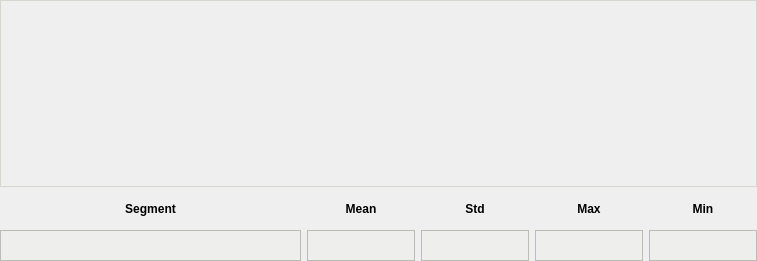
                     <widget class="QWidget" name="dvh_graph_interact_widget" native="true">
                      <layout class="QVBoxLayout" name="comp_graph_interact_widget_meta_layout_2">
                       <property name="leftMargin">
                        <number>0</number>
                       </property>
                       <property name="topMargin">
                        <number>0</number>
                       </property>
                       <property name="rightMargin">
                        <number>0</number>
                       </property>
                       <property name="bottomMargin">
                        <number>0</number>
                       </property>
                       <item>
                        <layout class="QVBoxLayout" name="dvh_graph_interact_widget_layout">
                         <item>
                          <widget class="QWidget" name="dvh_graph_plot_widget" native="true">
                           <property name="minimumSize">
                            <size>
                             <width>0</width>
                             <height>187</height>
                            </size>
                           </property>
                           <property name="styleSheet">
                            <string notr="true">border: 1px solid;
border-color: rgb(211, 215, 207);</string>
                           </property>
                           <layout class="QVBoxLayout" name="comp_graph_plot_widget_meta_layout_2">
                            <property name="spacing">
                             <number>0</number>
                            </property>
                            <property name="leftMargin">
                             <number>0</number>
                            </property>
                            <property name="topMargin">
                             <number>0</number>
                            </property>
                            <property name="rightMargin">
                             <number>0</number>
                            </property>
                            <property name="bottomMargin">
                             <number>0</number>
                            </property>
                            <item>
                             <layout class="QVBoxLayout" name="dvh_graph_plot_widget_layout">
                              <property name="spacing">
                               <number>0</number>
                              </property>
                             </layout>
                            </item>
                           </layout>
                          </widget>
                         </item>
                         <item>
                          <layout class="QGridLayout" name="dvh_graph_controls_layout">
                           <item row="1" column="0">
                            <widget class="QLineEdit" name="segment_ledit">
                             <property name="sizePolicy">
                              <sizepolicy hsizetype="MinimumExpanding" vsizetype="Fixed">
                               <horstretch>0</horstretch>
                               <verstretch>0</verstretch>
                              </sizepolicy>
                             </property>
                             <property name="minimumSize">
                              <size>
                               <width>301</width>
                               <height>31</height>
                              </size>
                             </property>
                             <property name="maximumSize">
                              <size>
                               <width>16777215</width>
                               <height>31</height>
                              </size>
                             </property>
                             <property name="styleSheet">
                              <string notr="true">color: rgb(0, 0, 0);
background-color: rgb(238, 238, 236);
border: 1px solid;
border-color: rgb(186, 189, 182);</string>
                             </property>
                             <property name="alignment">
                              <set>Qt::AlignCenter</set>
                             </property>
                             <property name="readOnly">
                              <bool>true</bool>
                             </property>
                            </widget>
                           </item>
                           <item row="1" column="1">
                            <widget class="QLineEdit" name="mean_ledit">
                             <property name="minimumSize">
                              <size>
                               <width>71</width>
                               <height>31</height>
                              </size>
                             </property>
                             <property name="maximumSize">
                              <size>
                               <width>141</width>
                               <height>31</height>
                              </size>
                             </property>
                             <property name="styleSheet">
                              <string notr="true">color: rgb(0, 0, 0);
background-color: rgb(238, 238, 236);
border: 1px solid;
border-color: rgb(186, 189, 182);</string>
                             </property>
                             <property name="alignment">
                              <set>Qt::AlignCenter</set>
                             </property>
                             <property name="readOnly">
                              <bool>true</bool>
                             </property>
                            </widget>
                           </item>
                           <item row="1" column="2">
                            <widget class="QLineEdit" name="std_ledit">
                             <property name="minimumSize">
                              <size>
                               <width>71</width>
                               <height>31</height>
                              </size>
                             </property>
                             <property name="maximumSize">
                              <size>
                               <width>141</width>
                               <height>31</height>
                              </size>
                             </property>
                             <property name="styleSheet">
                              <string notr="true">color: rgb(0, 0, 0);
background-color: rgb(238, 238, 236);
border: 1px solid;
border-color: rgb(186, 189, 182);</string>
                             </property>
                             <property name="alignment">
                              <set>Qt::AlignCenter</set>
                             </property>
                             <property name="readOnly">
                              <bool>true</bool>
                             </property>
                            </widget>
                           </item>
                           <item row="0" column="1">
                            <widget class="QLabel" name="mean_label">
                             <property name="minimumSize">
                              <size>
                               <width>71</width>
                               <height>31</height>
                              </size>
                             </property>
                             <property name="maximumSize">
                              <size>
                               <width>141</width>
                               <height>31</height>
                              </size>
                             </property>
                             <property name="font">
                              <font>
                               <weight>75</weight>
                               <bold>true</bold>
                              </font>
                             </property>
                             <property name="styleSheet">
                              <string notr="true">border: 0px solid;</string>
                             </property>
                             <property name="text">
                              <string>Mean</string>
                             </property>
                             <property name="alignment">
                              <set>Qt::AlignCenter</set>
                             </property>
                            </widget>
                           </item>
                           <item row="0" column="3">
                            <widget class="QLabel" name="maximum_label">
                             <property name="minimumSize">
                              <size>
                               <width>71</width>
                               <height>31</height>
                              </size>
                             </property>
                             <property name="maximumSize">
                              <size>
                               <width>141</width>
                               <height>31</height>
                              </size>
                             </property>
                             <property name="font">
                              <font>
                               <weight>75</weight>
                               <bold>true</bold>
                              </font>
                             </property>
                             <property name="styleSheet">
                              <string notr="true">border: 0px solid;</string>
                             </property>
                             <property name="text">
                              <string>Max</string>
                             </property>
                             <property name="alignment">
                              <set>Qt::AlignCenter</set>
                             </property>
                            </widget>
                           </item>
                           <item row="0" column="2">
                            <widget class="QLabel" name="std_label">
                             <property name="minimumSize">
                              <size>
                               <width>71</width>
                               <height>31</height>
                              </size>
                             </property>
                             <property name="maximumSize">
                              <size>
                               <width>141</width>
                               <height>31</height>
                              </size>
                             </property>
                             <property name="font">
                              <font>
                               <weight>75</weight>
                               <bold>true</bold>
                              </font>
                             </property>
                             <property name="styleSheet">
                              <string notr="true">border: 0px solid;</string>
                             </property>
                             <property name="text">
                              <string>Std</string>
                             </property>
                             <property name="alignment">
                              <set>Qt::AlignCenter</set>
                             </property>
                            </widget>
                           </item>
                           <item row="1" column="3">
                            <widget class="QLineEdit" name="maximum_ledit">
                             <property name="minimumSize">
                              <size>
                               <width>71</width>
                               <height>31</height>
                              </size>
                             </property>
                             <property name="maximumSize">
                              <size>
                               <width>141</width>
                               <height>31</height>
                              </size>
                             </property>
                             <property name="styleSheet">
                              <string notr="true">color: rgb(0, 0, 0);
background-color: rgb(238, 238, 236);
border: 1px solid;
border-color: rgb(186, 189, 182);</string>
                             </property>
                             <property name="alignment">
                              <set>Qt::AlignCenter</set>
                             </property>
                             <property name="readOnly">
                              <bool>true</bool>
                             </property>
                            </widget>
                           </item>
                           <item row="0" column="0">
                            <widget class="QLabel" name="segment_label">
                             <property name="minimumSize">
                              <size>
                               <width>301</width>
                               <height>31</height>
                              </size>
                             </property>
                             <property name="maximumSize">
                              <size>
                               <width>16777215</width>
                               <height>31</height>
                              </size>
                             </property>
                             <property name="font">
                              <font>
                               <weight>75</weight>
                               <bold>true</bold>
                              </font>
                             </property>
                             <property name="styleSheet">
                              <string notr="true">border: 0px solid;</string>
                             </property>
                             <property name="text">
                              <string>Segment</string>
                             </property>
                             <property name="alignment">
                              <set>Qt::AlignCenter</set>
                             </property>
                            </widget>
                           </item>
                           <item row="0" column="4">
                            <widget class="QLabel" name="minimum_label">
                             <property name="minimumSize">
                              <size>
                               <width>71</width>
                               <height>31</height>
                              </size>
                             </property>
                             <property name="maximumSize">
                              <size>
                               <width>141</width>
                               <height>31</height>
                              </size>
                             </property>
                             <property name="font">
                              <font>
                               <weight>75</weight>
                               <bold>true</bold>
                              </font>
                             </property>
                             <property name="styleSheet">
                              <string notr="true">border: 0px solid;</string>
                             </property>
                             <property name="text">
                              <string>Min</string>
                             </property>
                             <property name="alignment">
                              <set>Qt::AlignCenter</set>
                             </property>
                            </widget>
                           </item>
                           <item row="1" column="4">
                            <widget class="QLineEdit" name="minimum_ledit">
                             <property name="minimumSize">
                              <size>
                               <width>71</width>
                               <height>31</height>
                              </size>
                             </property>
                             <property name="maximumSize">
                              <size>
                               <width>141</width>
                               <height>31</height>
                              </size>
                             </property>
                             <property name="styleSheet">
                              <string notr="true">color: rgb(0, 0, 0);
background-color: rgb(238, 238, 236);
border: 1px solid;
border-color: rgb(186, 189, 182);</string>
                             </property>
                             <property name="alignment">
                              <set>Qt::AlignCenter</set>
                             </property>
                             <property name="readOnly">
                              <bool>true</bool>
                             </property>
                            </widget>
                           </item>
                          </layout>
                         </item>
                        </layout>
                       </item>
                      </layout>
                     </widget>
